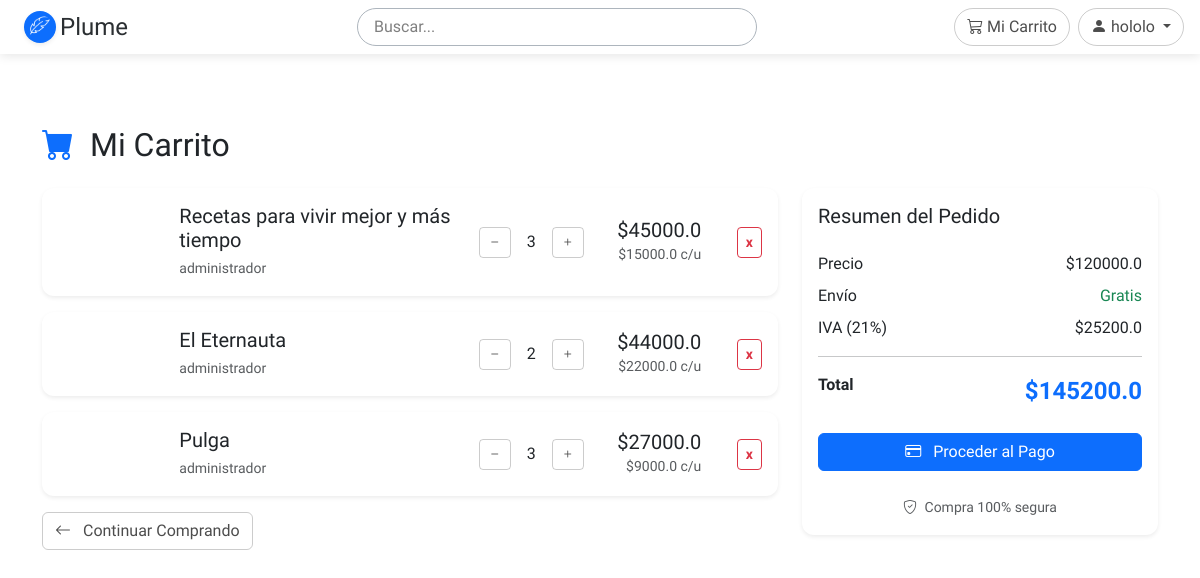
Page /cart (signed in) on the committed database.
### app/models/models.py (models this page shows, shortened)
class User(UserMixin, database.Model):
    __tablename__ = 'users'
    id = database.Column(database.Integer, primary_key=True)
    name = database.Column(database.String(100), nullable=False)
    password_hash = database.Column(database.String(255), nullable=False)
    email = database.Column(database.String(50), nullable=False, unique=True)
    type = database.Column(database.String(50), nullable=False, default='user') # writer, editor, user
    created_at = database.Column(database.DateTime, default=database.func.now())

class CartItem(database.Model):
    __tablename__ = 'cart_items'
    id = database.Column(database.Integer, primary_key=True)
    cart_id = database.Column(database.Integer, database.ForeignKey('carts.id'), nullable=False)
    book_id = database.Column(database.Integer, database.ForeignKey('books.id'), nullable=False)
    quantity = database.Column(database.Integer, default=1, nullable=False)
    price = database.Column(database.Float, nullable=False)  # Guardar precio en el momento de agregar
    created_at = database.Column(database.DateTime, default=database.func.now())
    book = database.relationship('Book', backref='cart_items')
    @property
    def subtotal(self):
        return self.price * self.quantity

class Book(database.Model):
    __tablename__ = 'books'
    id = database.Column(database.Integer, primary_key=True)
    title = database.Column(database.String(100), nullable=False, default='Libro')
    description = database.Column(database.Text, nullable=True)
    genre = database.Column(database.String(20), nullable=False)
    pages = database.Column(database.Integer, nullable=True)
    price = database.Column(database.Float, default=15000.0)
    cover_url = database.Column(database.String(200), nullable=True)
    status = database.Column(database.String(50), default='pendiente')  # pendiente, revision, aprobado, publicado, rechazado
    published_books = database.Column(database.Integer, nullable=True)
    profit_percentage = database.Column(database.Double, nullable=True)
    author_id = database.Column(database.Integer, database.ForeignKey('users.id'))
    author = database.relationship('User', backref='books')
    publish_date = database.Column(database.DateTime, default=database.func.now())
    last_update = database.Column(database.DateTime, default=database.func.now(), onupdate=database.func.now())

### app/blueprints/shop/routes.py (the view)
@shop.route("/cart")
@login_required
def cart():
    cart = get_or_create_cart()
    return render_template("shop/cart.html", cart = cart)

### app/blueprints/shop/routes.py (called while the page is built)
def get_or_create_cart():
    if current_user.is_authenticated:
        cart = Cart.query.filter_by(user_id=current_user.id).first()
        if not cart:
            cart = Cart(user_id=current_user.id)
            database.session.add(cart)
            database.session.commit()
    return cart

### app/models/models.py (called while the page is built)
    @property
    def subtotal(self):
        return sum(item.subtotal for item in self.items)

    @property
    def total(self):
        return self.subtotal * 1.21  # Con IVA del 21%

### app/templates/shop/cart.html (shortened to what this page needs)
{% extends "base.html" %}
{% block content %}
<div class="container py-5">
    <h2 class="mb-4">
        <i class="bi bi-cart-fill me-2 text-primary"></i>
        Mi Carrito
    </h2>
    {% if cart.items %}
    <div class="row">
        <div class="col-lg-8 mb-4">
            {% for item in cart.items %}
            <div class="card mb-3 shadow-sm">
                <div class="card-body">
                    <div class="row align-items-center">
                        <div class="col-md-2">
                        </div>
                        <div class="col-md-5">
                            <h5 class="mb-1">{{ item.book.title }}</h5>
                            <p class="text-muted mb-0">
                                <small>{{ item.book.author.name }}</small>
                            </p>
                        </div>
                        <div class="col-md-2 text-center">
                            <div class="d-flex justify-content-center align-items-center gap-2">
                                <form action="{{ url_for('shop.update_quantity', item_id=item.id) }}" method="POST" style="display: inline;">
                                    <button class="btn btn-outline-secondary btn-sm" type="submit">
                                        <i class="bi bi-dash"></i>
                                    </button>
                                </form>
                                <span class="mx-2">{{ item.quantity }}</span>
                                <form action="{{ url_for('shop.update_quantity', item_id=item.id) }}" method="POST" style="display: inline;">
                                    <button class="btn btn-outline-secondary btn-sm" type="submit">
                                        <i class="bi bi-plus"></i>
                                    </button>
                                </form>
                            </div>
                        </div>
                        <div class="col-md-2 text-end">
                            <h5 class="mb-0">${{ item.book.price * item.quantity }}</h5>
                            <small class="text-muted">${{ item.book.price }} c/u</small>
                        </div>
                        <div class="col-md-1 text-end">
                            <form action="{{ url_for('shop.remove_from_cart', item_id=item.id) }}" method="POST">
                                <button type="submit" class="btn btn-sm btn-outline-danger">
                                    <strong>x</strong>
                                </button>
                            </form>
                        </div>
                    </div>
                </div>
            </div>
            {% endfor %}
            <a href="{{ url_for('shop.index') }}" class="btn btn-outline-secondary">
                <i class="bi bi-arrow-left me-2"></i>
                Continuar Comprando
            </a>
        </div>
        <div class="col-lg-4">
            <div class="card shadow-sm sticky-top" style="top: 20px;">
                <div class="card-body">
                    <h5 class="card-title mb-4">Resumen del Pedido</h5>
                    <div class="d-flex justify-content-between mb-2">
                        <span>Precio</span>
                        <span>${{ cart.subtotal }}</span>
                    </div>
                    <div class="d-flex justify-content-between mb-2">
                        <span>Envío</span>
                        <span class="text-success">Gratis</span>
                    </div>
                    <div class="d-flex justify-content-between mb-2">
                        <span>IVA (21%)</span>
                        <span>${{ cart.total - cart.subtotal }}</span>
                    </div>
                    <hr>
                    <div class="d-flex justify-content-between mb-4">
                        <strong>Total</strong>
                        <strong class="text-primary fs-4">${{ cart.total }}</strong>
                    </div>
                    <a href="{{ url_for('shop.checkout') }}" class="btn btn-primary w-100 mb-2">
                        <i class="bi bi-credit-card me-2"></i>
                        Proceder al Pago
                    </a>
                    <div class="text-center mt-3">
                        <small class="text-muted">
                            <i class="bi bi-shield-check me-1"></i>
                            Compra 100% segura
                        </small>
                    </div>
                </div>
            </div>
        </div>
    </div>
    {% endif %}
</div>
{% endblock %}

### app/templates/components/header.html (shortened to what this page needs)
<header id="mainHeader" class="position-relative py-2 mb-1 px-3 bg-transparent" style="z-index: 9999;">
    <div class="d-flex align-items-center justify-content-between">
        <a href="/" class="d-flex align-items-center px-2 text-decoration-none rounded-pill">
            <div class="me-1">
                {% include 'components/plumeIcon.html' %}
            </div>
            <span class="fs-4 text-secondary-emphasis">Plume</span>
        </a>
        <div class="d-none d-lg-flex align-items-center flex-grow-1 justify-content-between ms-4">
            <form class="d-flex mx-auto flex-grow-1 justify-content-center" role="search"
                  action="" method="get" style="max-width: 400px;">
                <input class="form-control rounded-pill border border-dark-subtle bg-transparent px-3"
                       type="search"
                       placeholder="Buscar..."
                       aria-label="Search"
                       name="q">
            </form>
            <div class="d-flex align-items-center gap-2">
                {% if current_user.is_authenticated %}
                <a href="{{ url_for('shop.cart') }}" class="btn btn-outline-secondary rounded-pill">
                    <i class="bi bi-cart3"></i>
                    <span>Mi Carrito</span>
                </a>
                {% endif %}
                {% if current_user.is_authenticated %}
                <div class="dropdown">
                    <button class="btn btn-outline-secondary rounded-pill dropdown-toggle" type="button" id="userDropdown" data-bs-toggle="dropdown">
                        <i class="bi bi-person-fill"></i>
                        {{ current_user.name }}
                    </button>
                </div>
                {% else %}
                <a href="{{ url_for('auth.login') }}" class="btn btn-outline-secondary rounded-pill">
                    Iniciar Sesión
                </a>
                {% endif %}
            </div>
        </div>
    </div>
</header>

### app/static/css/custom.css (style rules this page uses)
:root { --bs-body-font-family: 'Lexend', sans-serif; }
body { font-family: 'Lexend', sans-serif !important; background: transparent !important; }
h1,h2,h3,h4,h5,h6, .display-1,.display-2,.display-3,.display-4 { font-family: 'Lexend', sans-serif !important; }

### app/templates/components/header.html (style rules this page uses)
#mainHeader { top: 0; z-index: 1000; box-shadow: 0 2px 10px rgba(0, 0, 0, 0.1); transition: background-color 0.3s ease, box-shadow 0.3s ease; }
.form-control::placeholder { color: rgba(0, 0, 0, 0.5); }
.btn-outline-secondary { border-color: rgba(0, 0, 0, 0.2); color: rgba(0, 0, 0, 0.7); transition: all 0.3s ease; }

### app/templates/shop/cart.html (style rules this page uses)
.card { border: none; border-radius: 12px; transition: transform 0.2s ease; }

### rows in the picture
User: name "hololo"
CartItem: book "Recetas para vivir mejor y más tiempo", book.author.name "administrador", quantity "3", item.book.price*item.quantity "45000.0", book.price "15000.0", subtotal "120000.0", cart.total-cart.subtotal "25200.0", total "145200.0"
CartItem: book "El Eternauta", book.author.name "administrador", quantity "2", item.book.price*item.quantity "44000.0", book.price "22000.0"
CartItem: book "Pulga", book.author.name "administrador", quantity "3", item.book.price*item.quantity "27000.0", book.price "9000.0"
